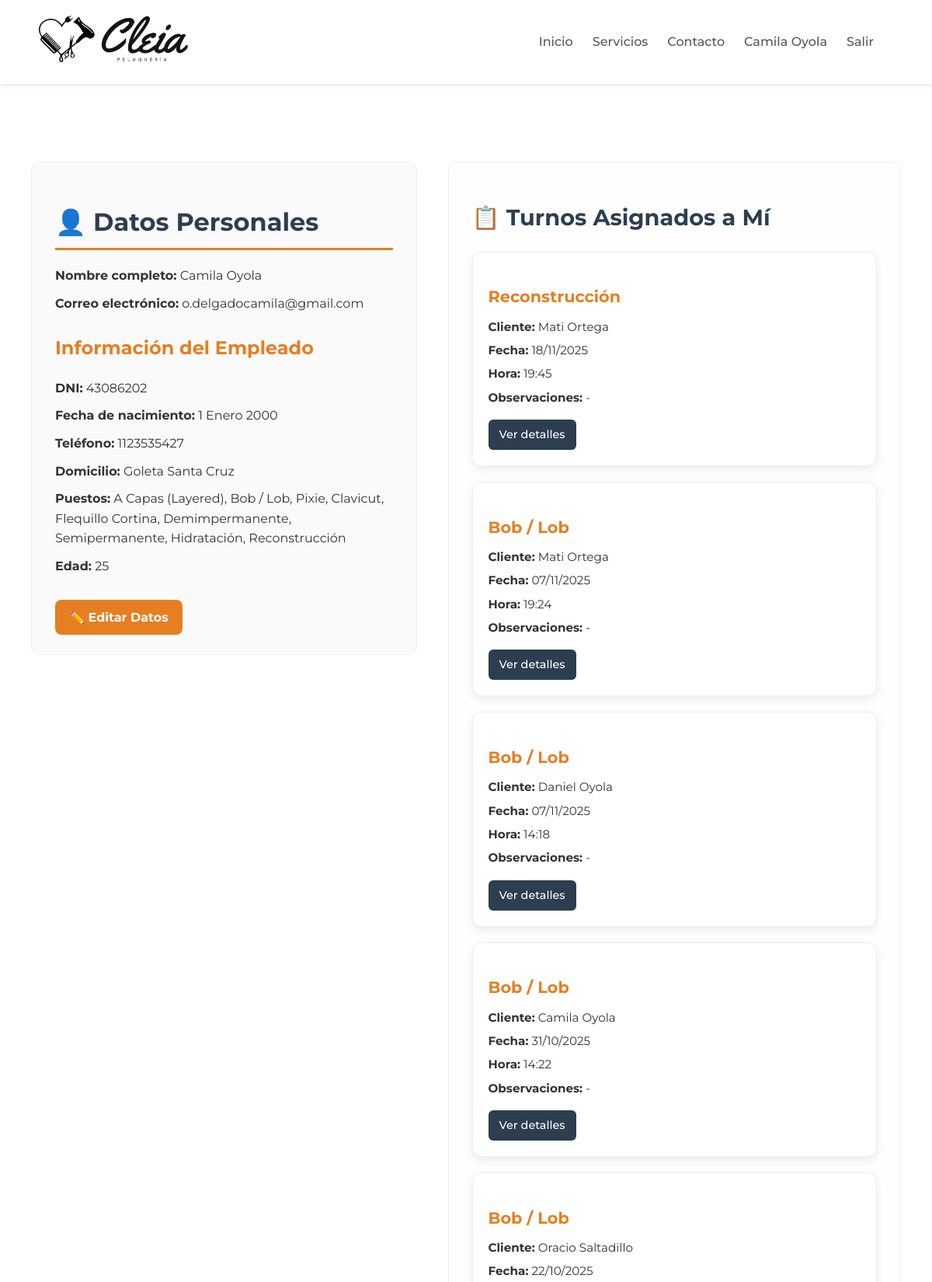
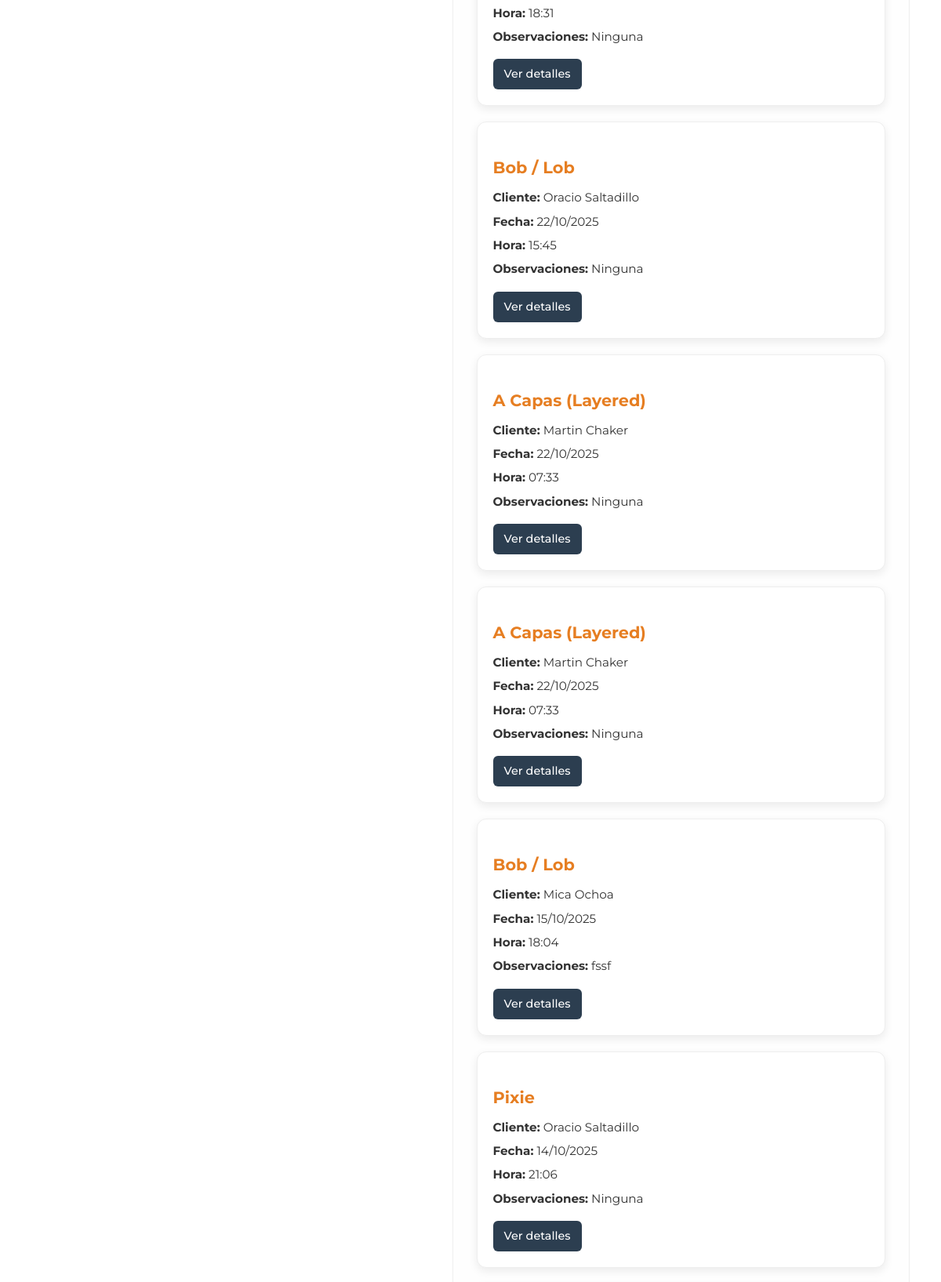
The page /datos_personales/ (signed in, upper part) on the database its author committed (2 pictures, top to bottom).
### applications/models.py (models this page shows, shortened)
class User(AbstractUser):
    username = None
    first_name = None
    last_name = None
    email = models.EmailField('Correo electrónico', unique=True)
    nombre = models.CharField('Nombre', max_length=50)
    apellido = models.CharField('Apellido', max_length=50)
    is_cliente = models.BooleanField(default=False)
    is_empleado = models.BooleanField(default=False)
    is_admin = models.BooleanField(default=False)
    objects = CustomUserManager()
    USERNAME_FIELD = 'email'
    REQUIRED_FIELDS = ['nombre', 'apellido']
    def get_full_name(self):
        return f"{self.nombre} {self.apellido}".strip()

class Empleado(models.Model):
    user = models.OneToOneField(
        User,
        on_delete=models.CASCADE,
        related_name='empleado',
        limit_choices_to={'is_empleado': True}, # solo usuarios con is_empleado=True
        )
    dni = models.CharField(max_length=8, verbose_name='DNI', null=True, blank=True)
    fecha_nacimiento = models.DateField('Fecha de nacimiento', default='2000-01-01')
    telefono = models.CharField(max_length=15, null=True, blank=True)
    domicilio = models.CharField('Domicilio', max_length=100, null=True, blank=True)
    puestos = models.ManyToManyField(Servicios, blank=True)
    def edad(self):
        today = date.today()
        return (
            today.year - self.fecha_nacimiento.year
            - ((today.month, today.day) < (self.fecha_nacimiento.month, self.fecha_nacimiento.day))
        )

class Servicios(models.Model):
    tipo_servicio = models.CharField('Tipo de servicio', max_length=50)
    costo = models.DecimalField('Costo', max_digits=8, decimal_places=2)
    observaciones = models.TextField('Observaciones', null=True, blank=True)

class Turnos(models.Model):
    cliente = models.ForeignKey(Cliente, on_delete=models.CASCADE)
    empleado = models.ForeignKey(Empleado, on_delete=models.CASCADE)
    servicio = models.ForeignKey(Servicios, on_delete=models.CASCADE)
    fecha = models.DateField('Fecha', default='2000-01-01')
    hora = models.TimeField('Hora', default="09:00")
    observaciones = models.CharField(max_length=200, null=True, blank=True)

class Cliente(models.Model):
    user = models.OneToOneField(
        User,
        on_delete=models.CASCADE,
        related_name='cliente',
        limit_choices_to={'is_cliente': True}, # solo usuarios con is_cliente=True
        )
    dni = models.CharField(max_length=8, verbose_name='DNI', null=True, blank=True)
    fecha_nacimiento = models.DateField('Fecha de nacimiento', default='2000-01-01')
    telefono = models.CharField(max_length=15, null=True, blank=True)
    domicilio = models.CharField('Domicilio', max_length=100, null=True, blank=True)

### applications/views.py (the view)
# urls.py: path('datos_personales/', datos_personales, name='datos_personales'),
@login_required
def datos_personales(request):
    usuario = request.user
    perfil = None
    turnos_cliente = Turnos.objects.none()
    turnos_empleado = Turnos.objects.none()
    if usuario.is_cliente:
        perfil = getattr(usuario, 'cliente', None)
        if perfil:
            turnos_cliente = Turnos.objects.filter(cliente=perfil).order_by('-fecha', '-hora')
    elif usuario.is_empleado:
        perfil = getattr(usuario, 'empleado', None)
        if perfil:
            turnos_empleado = Turnos.objects.filter(empleado=perfil).order_by('-fecha', '-hora')
    return render(request, 'includes/datos_personales.html', {
        'usuario': usuario,
        'perfil': perfil,
        'turnos_cliente': turnos_cliente,
        'turnos_empleado': turnos_empleado,
    })

### templates/includes/datos_personales.html (shortened to what this page needs)
{% load static %}
<!DOCTYPE html>
<html lang="es">
<head>
    <link rel="stylesheet" href="{% static 'css/perfil.css' %}">
</head>
<body>
    {% include 'includes/navbar.html' %}
    <div class="perfil-container">
        <section class="datos-personales">
            <h1>👤 Datos Personales</h1>
            <p><strong>Nombre completo:</strong> {{ user.nombre }} {{ user.apellido }}</p>
            <p><strong>Correo electrónico:</strong> {{ user.email }}</p>
            {% if user.is_cliente and user.cliente %}
                <h2>Información del Cliente</h2>
                <p><strong>DNI:</strong> {{ user.cliente.dni }}</p>
                <p><strong>Fecha de nacimiento:</strong> {{ user.cliente.fecha_nacimiento }}</p>
                <p><strong>Teléfono:</strong> {{ user.cliente.telefono }}</p>
                <p><strong>Domicilio:</strong> {{ user.cliente.domicilio }}</p>
                <p><strong>Edad:</strong> {{ user.cliente.edad }}</p>
            {% elif user.is_empleado and user.empleado %}
                <h2>Información del Empleado</h2>
                <p><strong>DNI:</strong> {{ user.empleado.dni }}</p>
                <p><strong>Fecha de nacimiento:</strong> {{ user.empleado.fecha_nacimiento }}</p>
                <p><strong>Teléfono:</strong> {{ user.empleado.telefono }}</p>
                <p><strong>Domicilio:</strong> {{ user.empleado.domicilio }}</p>
                <p><strong>Puestos:</strong>
                    {% for servicio in user.empleado.puestos.all %}
                        {{ servicio.tipo_servicio }}{% if not forloop.last %}, {% endif %}
                    {% empty %}
                        No tiene servicios asignados.
                    {% endfor %}
                </p>
                <p><strong>Edad:</strong> {{ user.empleado.edad }}</p>
            {% else %}
                <p>No hay información adicional disponible para este usuario.</p>
            {% endif %}
            <a href="{% url 'editar_datos' %}" class="btn-editar">✏️ Editar Datos</a>
        </section>
        <section class="turnos-container">
            {% include 'turnos/lista_turnos.html' %}
        </section>
    </div>
    {% include 'includes/footer.html' %}
</body>
</html>

### templates/includes/navbar.html (shortened to what this page needs)
{% load static %}
<!DOCTYPE html>
<html lang="es">
<head>
    <link rel="stylesheet" href="{% static 'css/estilo.css' %}">
</head>
<header class="header">
<div class="logo">
        <a href="{% url 'home' %}">
            <img src="{% static 'images/logo.png' %}" alt="Peluquería Martita" class="logo-img">
        </a>
    </div>
    <nav class="nav-menu">
        <ul>
            <li><a href="{% url 'home' %}">Inicio</a></li>
            <li><a href="{% url 'home' %}#servicios">Servicios</a></li>
            <li><a href="{% url 'home' %}#contacto">Contacto</a></li>
            {% if user.is_authenticated %}
                <li><a href="{% url 'datos_personales' %}">{{ user.get_full_name }}</a></li>
                <li><a href="{% url 'logout' %}">Salir</a></li>
            {% else %}
            <li><a href="{% url 'login' %}">Iniciar Sesión</a></li>
            <li><a href="{% url 'register' %}">Registrarme</a></li>
            {% endif %}
        </ul>
    </nav>
</header>

### templates/turnos/lista_turnos.html (shortened to what this page needs)
{% if user.is_empleado %}
    <h2>📋 Turnos Asignados a Mí</h2>
    {% if turnos_empleado %}
        <div class="turnos-grid">
            {% for turno in turnos_empleado %}
                <div class="turno-card">
                    <h3>{{ turno.servicio.tipo_servicio }}</h3>
                    <p><strong>Cliente:</strong> {{ turno.cliente.user.get_full_name }}</p>
                    <p><strong>Fecha:</strong> {{ turno.fecha|date:"d/m/Y" }}</p>
                    <p><strong>Hora:</strong> {{ turno.hora|time:"H:i" }}</p>
                    <p><strong>Observaciones:</strong> {{ turno.observaciones|default:"-" }}</p>
                    <a href="{% url 'detalle_turno' turno.id %}" class="btn-ver-detalles">Ver detalles</a>
                </div>
            {% endfor %}
        </div>
    {% else %}
        <p class="sin-turnos">No hay turnos asignados aún.</p>
    {% endif %}
{% endif %}

### templates/includes/footer.html (shortened to what this page needs)
{% load static %}
<!DOCTYPE html>
<html lang="es">
<head>
    <link rel="stylesheet" href="{% static 'css/estilo.css' %}">
</head>

### public/css/perfil.css (style rules this page uses)
.perfil-container { display: flex; justify-content: space-between; align-items: flex-start; max-width: 1200px; margin: 60px auto; padding: 40px; background-color: #fff; border-radius: 15px; gap: 40px; }
.datos-personales { flex: 1; background-color: #fafafa; padding: 25px 30px; border-radius: 12px; border: 1px solid #eee; }
.datos-personales h1 { font-size: 2em; color: #2c3e50; border-bottom: 3px solid #e67e22; padding-bottom: 8px; margin-bottom: 20px; }
.datos-personales h2 { color: #e67e22; margin-top: 25px; }
.datos-personales p { font-size: 1em; margin: 10px 0; }
.btn-editar { display: inline-block; background-color: #e67e22; color: white; padding: 10px 18px; border-radius: 8px; text-decoration: none; font-weight: bold; transition: background-color 0.3s ease; margin-top: 20px; }
.turnos-container { flex: 1.2; background-color: #fefefe; padding: 25px 30px; border-radius: 12px; border: 1px solid #eee; }
.turnos-container h2 { color: #2c3e50; font-size: 1.8em; margin-bottom: 20px; }
.btn-ver-detalles { display: inline-block; background-color: #2c3e50; color: #fff; padding: 8px 14px; border-radius: 6px; text-decoration: none; font-size: 0.9em; transition: all 0.3s ease; }
.turnos-grid { display: grid; grid-template-columns: repeat(auto-fit, minmax(260px, 1fr)); gap: 20px; margin-top: 20px; }
.turno-card { background-color: #ffffff; border-radius: 12px; box-shadow: 0 4px 12px rgba(0, 0, 0, 0.08); padding: 20px; border: 1px solid #eee; transition: all 0.3s ease; }
.turno-card h3 { color: #e67e22; margin-bottom: 10px; font-size: 1.3em; }
.turno-card p { margin: 6px 0; color: #333; font-size: 0.95em; }
.btn-ver-detalles { display: inline-block; margin-top: 10px; background-color: #2c3e50; color: #fff; padding: 8px 14px; border-radius: 6px; text-decoration: none; font-weight: 500; font-size: 0.9em; transition: background-color 0.3s ease, transform 0.2s ease; }

### public/css/estilo.css (style rules this page uses)
body { font-family: 'Montserrat', sans-serif !important; margin: 0; padding: 0; line-height: 1.6; color: #333; }
.logo-img { height: 60px; width: auto; }
.header { display: flex; justify-content: space-between; align-items: center; padding: 20px 50px; background-color: #fff; box-shadow: 0 2px 5px rgba(0, 0, 0, 0.1); position: sticky; top: 0; z-index: 1000; }
.nav-menu ul { list-style: none; margin: 0; padding: 0; display: flex; }
.nav-menu li { margin-right: 25px; }
.nav-menu a { text-decoration: none; color: #555; font-weight: 500; transition: color 0.3s ease; }

### rows shown on the page
User: get_full_name "Camila Oyola", nombre "Camila", apellido "Oyola", email "o.delgadocamila@gmail.com", empleado.dni "43086202", empleado.fecha_nacimiento "1 Enero 2000", empleado.telefono "1123535427", empleado.domicilio "Goleta Santa Cruz", empleado.edad "25"
Servicios: tipo_servicio "A Capas (Layered)"
Servicios: tipo_servicio "Bob / Lob"
Servicios: tipo_servicio "Pixie"
Servicios: tipo_servicio "Clavicut"
Servicios: tipo_servicio "Flequillo Cortina"
Servicios: tipo_servicio "Demimpermanente"
Servicios: tipo_servicio "Semipermanente"
Servicios: tipo_servicio "Hidratación"
Servicios: tipo_servicio "Reconstrucción"
Turnos: servicio.tipo_servicio "Reconstrucción", cliente.user.get_full_name "Mati Ortega", fecha "18/11/2025", hora "19:45", observaciones "-"
Turnos: servicio.tipo_servicio "Bob / Lob", cliente.user.get_full_name "Mati Ortega", fecha "07/11/2025", hora "19:24", observaciones "-"
Turnos: servicio.tipo_servicio "Bob / Lob", cliente.user.get_full_name "Daniel Oyola", fecha "07/11/2025", hora "14:18", observaciones "-"
Turnos: servicio.tipo_servicio "Bob / Lob", cliente.user.get_full_name "Camila Oyola", fecha "31/10/2025", hora "14:22", observaciones "-"
Turnos: servicio.tipo_servicio "Bob / Lob", cliente.user.get_full_name "Oracio Saltadillo", fecha "22/10/2025", hora "18:31", observaciones "Ninguna"
Turnos: servicio.tipo_servicio "Bob / Lob", cliente.user.get_full_name "Oracio Saltadillo", fecha "22/10/2025", hora "15:45", observaciones "Ninguna"
Turnos: servicio.tipo_servicio "A Capas (Layered)", cliente.user.get_full_name "Martin Chaker", fecha "22/10/2025", hora "07:33", observaciones "Ninguna"
Turnos: servicio.tipo_servicio "A Capas (Layered)", cliente.user.get_full_name "Martin Chaker", fecha "22/10/2025", hora "07:33", observaciones "Ninguna"
Turnos: servicio.tipo_servicio "Bob / Lob", cliente.user.get_full_name "Mica Ochoa", fecha "15/10/2025", hora "18:04", observaciones "fssf"
Turnos: servicio.tipo_servicio "Pixie", cliente.user.get_full_name "Oracio Saltadillo", fecha "14/10/2025", hora "21:06", observaciones "Ninguna"
